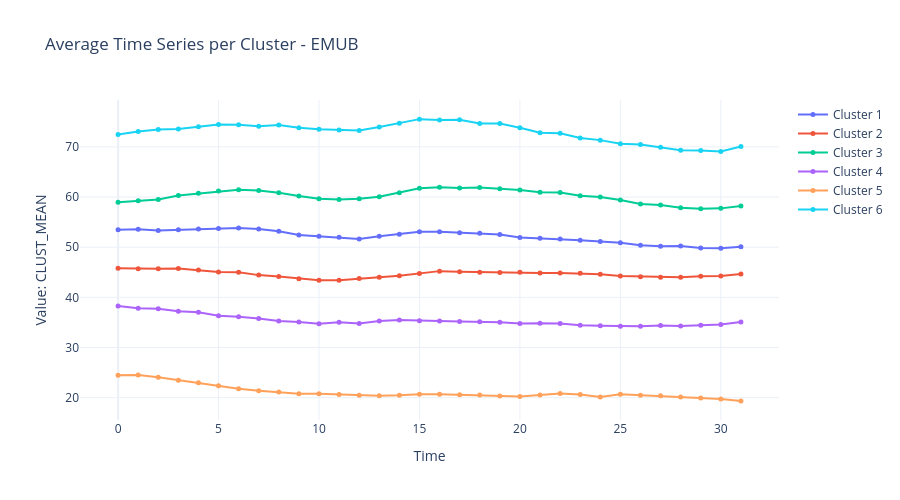
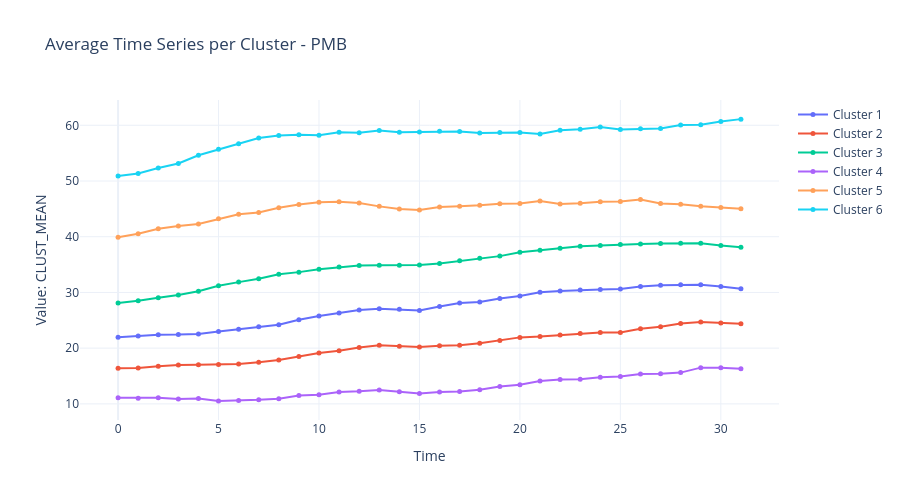
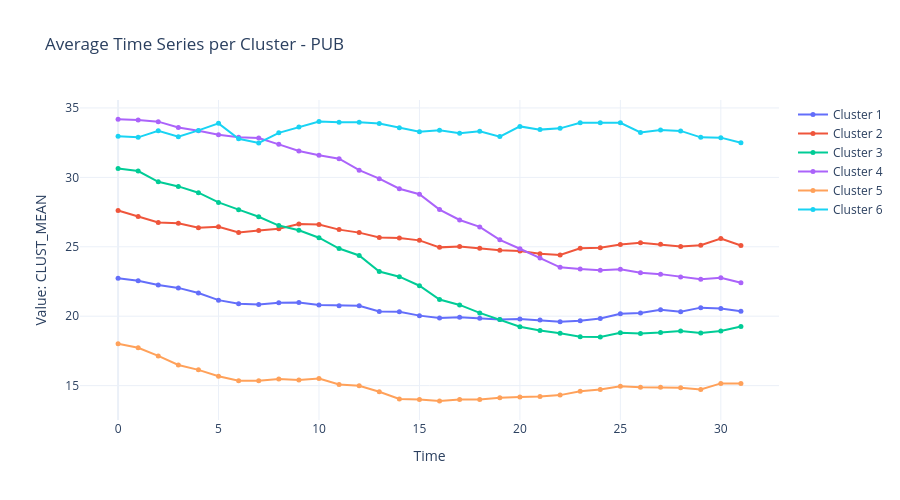
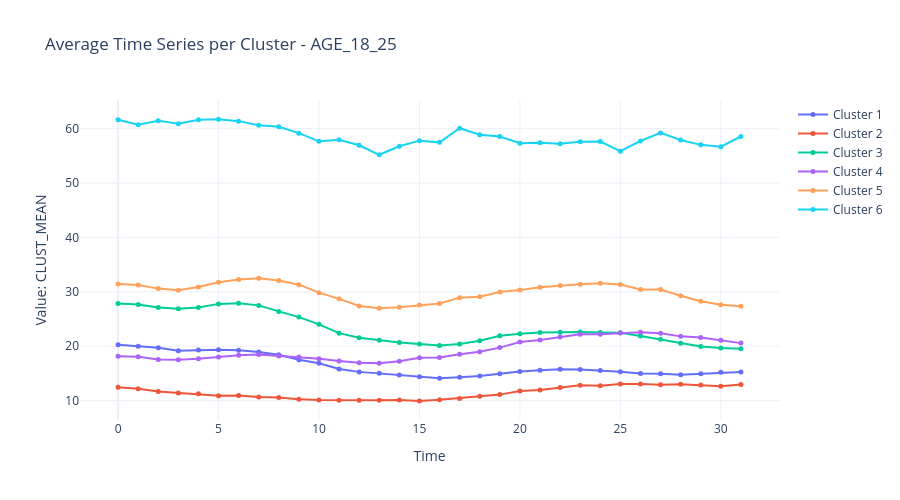

Write notebook code for charts like these, in order.
### Markdown cell above
## Generate all charts

### Code cell
# Create and display charts for all variables
for dbf_file in dbf_files:
    try:
        dbf_path = os.path.join(TIME_SERIES_CLUSTER_FOLDER, dbf_file)
        df = read_dbf(dbf_path)
        var_name = dbf_file.replace('TSC_', '').replace('_chart.dbf', '')
        
        fig = create_timeseries_chart(df, var_name)
        if fig:
            fig.show()
            print(f"✓ Chart created for {var_name}")
        else:
            print(f"✗ Could not create chart for {var_name}")
    
    except Exception as e:
        print(f"Error creating chart for {dbf_file}: {e}")

### Figure 1 — Plotly figure (JSON) as saved in the notebook; plotly's stock layout.template omitted (floating-point values rounded to 4 significant figures)
{"data": [{"line": {"width": 2}, "marker": {"size": 5}, "mode": "lines+markers", "name": "Cluster 1", "type": "scatter", "x": [0, 1, 2, 3, 4, 5, 6, 7, 8, 9, 10, 11, 12, 13, 14, 15, 16, 17, 18, 19, 20, 21, 22, 23, 24, 25, 26, 27, 28, 29, 30, 31], "y": [53.46, 53.57, 53.35, 53.49, 53.63, 53.73, 53.84, 53.63, 53.17, 52.43, 52.18, 52.0, 51.63, 52.19, 52.61, 53.07, 53.08, 52.88, 52.8, 52.55, 51.94, 51.81, 51.62, 51.41, 51.14, 50.87, 50.39, 50.2, 50.22, 49.85, 49.77, 50.09]}, {"line": {"width": 2}, "marker": {"size": 5}, "mode": "lines+markers", "name": "Cluster 2", "type": "scatter", "x": [0, 1, 2, 3, 4, 5, 6, 7, 8, 9, 10, 11, 12, 13, 14, 15, 16, 17, 18, 19, 20, 21, 22, 23, 24, 25, 26, 27, 28, 29, 30, 31], "y": [45.83, 45.71, 45.7, 45.76, 45.46, 45.07, 44.98, 44.43, 44.15, 43.72, 43.41, 43.42, 43.78, 43.99, 44.3, 44.77, 45.23, 45.1, 45.02, 44.94, 45.0, 44.84, 44.87, 44.78, 44.58, 44.25, 44.13, 44.02, 44.0, 44.19, 44.25, 44.66]}, {"line": {"width": 2}, "marker": {"size": 5}, "mode": "lines+markers", "name": "Cluster 3", "type": "scatter", "x": [0, 1, 2, 3, 4, 5, 6, 7, 8, 9, 10, 11, 12, 13, 14, 15, 16, 17, 18, 19, 20, 21, 22, 23, 24, 25, 26, 27, 28, 29, 30, 31], "y": [58.95, 59.25, 59.52, 60.33, 60.74, 61.19, 61.48, 61.3, 60.84, 60.2, 59.66, 59.53, 59.65, 60.06, 60.86, 61.77, 61.97, 61.82, 61.89, 61.67, 61.41, 60.97, 60.92, 60.26, 60.02, 59.42, 58.61, 58.43, 57.86, 57.68, 57.74, 58.22]}, {"line": {"width": 2}, "marker": {"size": 5}, "mode": "lines+markers", "name": "Cluster 4", "type": "scatter", "x": [0, 1, 2, 3, 4, 5, 6, 7, 8, 9, 10, 11, 12, 13, 14, 15, 16, 17, 18, 19, 20, 21, 22, 23, 24, 25, 26, 27, 28, 29, 30, 31], "y": [38.29, 37.81, 37.71, 37.22, 37.04, 36.33, 36.14, 35.8, 35.29, 35.09, 34.75, 35.03, 34.8, 35.3, 35.48, 35.32, 35.28, 35.18, 35.12, 35.03, 34.77, 34.85, 34.77, 34.42, 34.35, 34.22, 34.22, 34.39, 34.31, 34.46, 34.58, 35.09]}, {"line": {"width": 2}, "marker": {"size": 5}, "mode": "lines+markers", "name": "Cluster 5", "type": "scatter", "x": [0, 1, 2, 3, 4, 5, 6, 7, 8, 9, 10, 11, 12, 13, 14, 15, 16, 17, 18, 19, 20, 21, 22, 23, 24, 25, 26, 27, 28, 29, 30, 31], "y": [24.49, 24.5, 24.09, 23.49, 22.98, 22.35, 21.79, 21.39, 21.13, 20.8, 20.79, 20.62, 20.46, 20.39, 20.46, 20.7, 20.67, 20.57, 20.55, 20.33, 20.22, 20.51, 20.82, 20.62, 20.15, 20.66, 20.49, 20.38, 20.12, 19.94, 19.74, 19.36]}, {"line": {"width": 2}, "marker": {"size": 5}, "mode": "lines+markers", "name": "Cluster 6", "type": "scatter", "x": [0, 1, 2, 3, 4, 5, 6, 7, 8, 9, 10, 11, 12, 13, 14, 15, 16, 17, 18, 19, 20, 21, 22, 23, 24, 25, 26, 27, 28, 29, 30, 31], "y": [72.46, 73.07, 73.49, 73.59, 74.0, 74.46, 74.4, 74.12, 74.34, 73.82, 73.54, 73.36, 73.27, 73.98, 74.71, 75.54, 75.36, 75.39, 74.66, 74.65, 73.8, 72.84, 72.73, 71.76, 71.35, 70.62, 70.47, 69.91, 69.34, 69.27, 69.09, 70.09]}], "layout": {"font": {"size": 12}, "height": 500, "hovermode": "x unified", "title": {"text": "Average Time Series per Cluster - EMUB"}, "xaxis": {"title": {"text": "Time"}}, "yaxis": {"title": {"text": "Value: CLUST_MEAN"}}}}

### Figure 2 — Plotly figure (JSON) as saved in the notebook; plotly's stock layout.template omitted (floating-point values rounded to 4 significant figures)
{"data": [{"line": {"width": 2}, "marker": {"size": 5}, "mode": "lines+markers", "name": "Cluster 1", "type": "scatter", "x": [0, 1, 2, 3, 4, 5, 6, 7, 8, 9, 10, 11, 12, 13, 14, 15, 16, 17, 18, 19, 20, 21, 22, 23, 24, 25, 26, 27, 28, 29, 30, 31], "y": [21.97, 22.18, 22.42, 22.44, 22.55, 22.98, 23.39, 23.86, 24.19, 25.09, 25.77, 26.31, 26.86, 27.07, 26.97, 26.76, 27.47, 28.11, 28.28, 28.9, 29.37, 30.05, 30.28, 30.44, 30.52, 30.6, 31.05, 31.28, 31.39, 31.37, 31.07, 30.68]}, {"line": {"width": 2}, "marker": {"size": 5}, "mode": "lines+markers", "name": "Cluster 2", "type": "scatter", "x": [0, 1, 2, 3, 4, 5, 6, 7, 8, 9, 10, 11, 12, 13, 14, 15, 16, 17, 18, 19, 20, 21, 22, 23, 24, 25, 26, 27, 28, 29, 30, 31], "y": [16.39, 16.46, 16.76, 16.98, 17.01, 17.07, 17.15, 17.47, 17.87, 18.52, 19.15, 19.53, 20.1, 20.52, 20.35, 20.2, 20.43, 20.52, 20.88, 21.39, 21.93, 22.08, 22.36, 22.64, 22.81, 22.8, 23.49, 23.85, 24.44, 24.68, 24.51, 24.38]}, {"line": {"width": 2}, "marker": {"size": 5}, "mode": "lines+markers", "name": "Cluster 3", "type": "scatter", "x": [0, 1, 2, 3, 4, 5, 6, 7, 8, 9, 10, 11, 12, 13, 14, 15, 16, 17, 18, 19, 20, 21, 22, 23, 24, 25, 26, 27, 28, 29, 30, 31], "y": [28.09, 28.49, 29.05, 29.55, 30.23, 31.2, 31.85, 32.46, 33.28, 33.65, 34.15, 34.55, 34.82, 34.89, 34.88, 34.92, 35.2, 35.68, 36.16, 36.52, 37.22, 37.57, 37.93, 38.3, 38.4, 38.61, 38.7, 38.77, 38.85, 38.82, 38.41, 38.09]}, {"line": {"width": 2}, "marker": {"size": 5}, "mode": "lines+markers", "name": "Cluster 4", "type": "scatter", "x": [0, 1, 2, 3, 4, 5, 6, 7, 8, 9, 10, 11, 12, 13, 14, 15, 16, 17, 18, 19, 20, 21, 22, 23, 24, 25, 26, 27, 28, 29, 30, 31], "y": [11.09, 11.03, 11.08, 10.86, 10.96, 10.54, 10.59, 10.74, 10.94, 11.5, 11.64, 12.14, 12.26, 12.48, 12.19, 11.86, 12.11, 12.2, 12.52, 13.13, 13.41, 14.09, 14.35, 14.44, 14.77, 14.91, 15.38, 15.41, 15.61, 16.5, 16.48, 16.32]}, {"line": {"width": 2}, "marker": {"size": 5}, "mode": "lines+markers", "name": "Cluster 5", "type": "scatter", "x": [0, 1, 2, 3, 4, 5, 6, 7, 8, 9, 10, 11, 12, 13, 14, 15, 16, 17, 18, 19, 20, 21, 22, 23, 24, 25, 26, 27, 28, 29, 30, 31], "y": [39.91, 40.53, 41.43, 41.92, 42.28, 43.21, 44.04, 44.36, 45.22, 45.79, 46.21, 46.26, 46.03, 45.45, 44.98, 44.82, 45.35, 45.47, 45.63, 45.93, 45.97, 46.41, 45.89, 46.02, 46.3, 46.34, 46.69, 45.96, 45.84, 45.47, 45.23, 45.04]}, {"line": {"width": 2}, "marker": {"size": 5}, "mode": "lines+markers", "name": "Cluster 6", "type": "scatter", "x": [0, 1, 2, 3, 4, 5, 6, 7, 8, 9, 10, 11, 12, 13, 14, 15, 16, 17, 18, 19, 20, 21, 22, 23, 24, 25, 26, 27, 28, 29, 30, 31], "y": [50.91, 51.36, 52.32, 53.14, 54.61, 55.69, 56.7, 57.72, 58.17, 58.31, 58.22, 58.77, 58.67, 59.08, 58.77, 58.8, 58.91, 58.91, 58.61, 58.72, 58.73, 58.43, 59.1, 59.31, 59.68, 59.25, 59.39, 59.42, 60.06, 60.11, 60.66, 61.11]}], "layout": {"font": {"size": 12}, "height": 500, "hovermode": "x unified", "title": {"text": "Average Time Series per Cluster - PMB"}, "xaxis": {"title": {"text": "Time"}}, "yaxis": {"title": {"text": "Value: CLUST_MEAN"}}}}

### Figure 3 — Plotly figure (JSON) as saved in the notebook; plotly's stock layout.template omitted (floating-point values rounded to 4 significant figures)
{"data": [{"line": {"width": 2}, "marker": {"size": 5}, "mode": "lines+markers", "name": "Cluster 1", "type": "scatter", "x": [0, 1, 2, 3, 4, 5, 6, 7, 8, 9, 10, 11, 12, 13, 14, 15, 16, 17, 18, 19, 20, 21, 22, 23, 24, 25, 26, 27, 28, 29, 30, 31], "y": [22.73, 22.55, 22.26, 22.04, 21.67, 21.16, 20.89, 20.84, 20.97, 20.99, 20.8, 20.75, 20.75, 20.34, 20.31, 20.04, 19.87, 19.93, 19.86, 19.76, 19.8, 19.72, 19.6, 19.67, 19.83, 20.18, 20.23, 20.46, 20.32, 20.62, 20.56, 20.36]}, {"line": {"width": 2}, "marker": {"size": 5}, "mode": "lines+markers", "name": "Cluster 2", "type": "scatter", "x": [0, 1, 2, 3, 4, 5, 6, 7, 8, 9, 10, 11, 12, 13, 14, 15, 16, 17, 18, 19, 20, 21, 22, 23, 24, 25, 26, 27, 28, 29, 30, 31], "y": [27.61, 27.18, 26.75, 26.7, 26.37, 26.45, 26.03, 26.17, 26.3, 26.64, 26.61, 26.24, 26.02, 25.67, 25.63, 25.46, 24.96, 25.02, 24.89, 24.75, 24.69, 24.5, 24.41, 24.89, 24.94, 25.17, 25.29, 25.18, 25.02, 25.12, 25.59, 25.09]}, {"line": {"width": 2}, "marker": {"size": 5}, "mode": "lines+markers", "name": "Cluster 3", "type": "scatter", "x": [0, 1, 2, 3, 4, 5, 6, 7, 8, 9, 10, 11, 12, 13, 14, 15, 16, 17, 18, 19, 20, 21, 22, 23, 24, 25, 26, 27, 28, 29, 30, 31], "y": [30.64, 30.46, 29.68, 29.35, 28.9, 28.2, 27.67, 27.17, 26.53, 26.19, 25.65, 24.87, 24.38, 23.22, 22.85, 22.2, 21.2, 20.81, 20.24, 19.76, 19.25, 18.97, 18.77, 18.52, 18.5, 18.82, 18.76, 18.83, 18.93, 18.79, 18.94, 19.26]}, {"line": {"width": 2}, "marker": {"size": 5}, "mode": "lines+markers", "name": "Cluster 4", "type": "scatter", "x": [0, 1, 2, 3, 4, 5, 6, 7, 8, 9, 10, 11, 12, 13, 14, 15, 16, 17, 18, 19, 20, 21, 22, 23, 24, 25, 26, 27, 28, 29, 30, 31], "y": [34.2, 34.13, 34.01, 33.59, 33.36, 33.07, 32.9, 32.84, 32.38, 31.9, 31.6, 31.35, 30.52, 29.91, 29.18, 28.78, 27.68, 26.93, 26.43, 25.5, 24.86, 24.2, 23.52, 23.4, 23.32, 23.38, 23.12, 23.03, 22.83, 22.66, 22.78, 22.41]}, {"line": {"width": 2}, "marker": {"size": 5}, "mode": "lines+markers", "name": "Cluster 5", "type": "scatter", "x": [0, 1, 2, 3, 4, 5, 6, 7, 8, 9, 10, 11, 12, 13, 14, 15, 16, 17, 18, 19, 20, 21, 22, 23, 24, 25, 26, 27, 28, 29, 30, 31], "y": [18.02, 17.73, 17.14, 16.49, 16.14, 15.67, 15.35, 15.35, 15.47, 15.4, 15.51, 15.08, 14.99, 14.56, 14.04, 14.01, 13.9, 14.01, 14.01, 14.13, 14.19, 14.22, 14.32, 14.59, 14.73, 14.96, 14.88, 14.88, 14.84, 14.73, 15.16, 15.16]}, {"line": {"width": 2}, "marker": {"size": 5}, "mode": "lines+markers", "name": "Cluster 6", "type": "scatter", "x": [0, 1, 2, 3, 4, 5, 6, 7, 8, 9, 10, 11, 12, 13, 14, 15, 16, 17, 18, 19, 20, 21, 22, 23, 24, 25, 26, 27, 28, 29, 30, 31], "y": [32.97, 32.88, 33.35, 32.93, 33.38, 33.89, 32.78, 32.48, 33.21, 33.63, 34.02, 33.98, 33.97, 33.88, 33.58, 33.29, 33.4, 33.18, 33.31, 32.94, 33.67, 33.44, 33.53, 33.94, 33.94, 33.93, 33.24, 33.41, 33.35, 32.88, 32.86, 32.5]}], "layout": {"font": {"size": 12}, "height": 500, "hovermode": "x unified", "title": {"text": "Average Time Series per Cluster - PUB"}, "xaxis": {"title": {"text": "Time"}}, "yaxis": {"title": {"text": "Value: CLUST_MEAN"}}}}

### Figure 4 — Plotly figure (JSON) as saved in the notebook; plotly's stock layout.template omitted (floating-point values rounded to 4 significant figures)
{"data": [{"line": {"width": 2}, "marker": {"size": 5}, "mode": "lines+markers", "name": "Cluster 1", "type": "scatter", "x": [0, 1, 2, 3, 4, 5, 6, 7, 8, 9, 10, 11, 12, 13, 14, 15, 16, 17, 18, 19, 20, 21, 22, 23, 24, 25, 26, 27, 28, 29, 30, 31], "y": [20.25, 20.01, 19.69, 19.16, 19.32, 19.37, 19.25, 18.94, 18.42, 17.52, 16.86, 15.81, 15.28, 15.01, 14.7, 14.37, 14.13, 14.31, 14.53, 14.94, 15.34, 15.6, 15.75, 15.71, 15.51, 15.32, 14.98, 14.95, 14.77, 14.93, 15.2, 15.27]}, {"line": {"width": 2}, "marker": {"size": 5}, "mode": "lines+markers", "name": "Cluster 2", "type": "scatter", "x": [0, 1, 2, 3, 4, 5, 6, 7, 8, 9, 10, 11, 12, 13, 14, 15, 16, 17, 18, 19, 20, 21, 22, 23, 24, 25, 26, 27, 28, 29, 30, 31], "y": [12.47, 12.2, 11.68, 11.4, 11.26, 10.88, 10.93, 10.64, 10.55, 10.26, 10.12, 10.06, 10.04, 10.07, 10.09, 9.947, 10.14, 10.4, 10.78, 11.1, 11.78, 11.95, 12.43, 12.81, 12.74, 13.07, 13.04, 12.9, 13.0, 12.87, 12.62, 12.98]}, {"line": {"width": 2}, "marker": {"size": 5}, "mode": "lines+markers", "name": "Cluster 3", "type": "scatter", "x": [0, 1, 2, 3, 4, 5, 6, 7, 8, 9, 10, 11, 12, 13, 14, 15, 16, 17, 18, 19, 20, 21, 22, 23, 24, 25, 26, 27, 28, 29, 30, 31], "y": [27.85, 27.68, 27.1, 26.89, 27.1, 27.78, 27.9, 27.51, 26.4, 25.35, 24.02, 22.4, 21.55, 21.11, 20.67, 20.4, 20.14, 20.42, 21.01, 21.91, 22.28, 22.51, 22.56, 22.63, 22.51, 22.46, 21.88, 21.28, 20.54, 19.95, 19.66, 19.54]}, {"line": {"width": 2}, "marker": {"size": 5}, "mode": "lines+markers", "name": "Cluster 4", "type": "scatter", "x": [0, 1, 2, 3, 4, 5, 6, 7, 8, 9, 10, 11, 12, 13, 14, 15, 16, 17, 18, 19, 20, 21, 22, 23, 24, 25, 26, 27, 28, 29, 30, 31], "y": [18.17, 18.07, 17.56, 17.51, 17.7, 18.02, 18.32, 18.47, 18.2, 18.03, 17.71, 17.29, 16.94, 16.86, 17.24, 17.88, 17.9, 18.5, 18.97, 19.74, 20.77, 21.16, 21.67, 22.18, 22.19, 22.44, 22.56, 22.37, 21.81, 21.59, 21.09, 20.57]}, {"line": {"width": 2}, "marker": {"size": 5}, "mode": "lines+markers", "name": "Cluster 5", "type": "scatter", "x": [0, 1, 2, 3, 4, 5, 6, 7, 8, 9, 10, 11, 12, 13, 14, 15, 16, 17, 18, 19, 20, 21, 22, 23, 24, 25, 26, 27, 28, 29, 30, 31], "y": [31.43, 31.25, 30.59, 30.28, 30.87, 31.75, 32.25, 32.5, 32.07, 31.32, 29.85, 28.71, 27.4, 26.96, 27.17, 27.57, 27.87, 28.93, 29.1, 29.98, 30.31, 30.82, 31.15, 31.39, 31.59, 31.36, 30.43, 30.41, 29.26, 28.26, 27.62, 27.34]}, {"line": {"width": 2}, "marker": {"size": 5}, "mode": "lines+markers", "name": "Cluster 6", "type": "scatter", "x": [0, 1, 2, 3, 4, 5, 6, 7, 8, 9, 10, 11, 12, 13, 14, 15, 16, 17, 18, 19, 20, 21, 22, 23, 24, 25, 26, 27, 28, 29, 30, 31], "y": [61.64, 60.71, 61.45, 60.89, 61.63, 61.76, 61.39, 60.63, 60.35, 59.18, 57.67, 57.96, 56.95, 55.2, 56.77, 57.8, 57.48, 60.09, 58.88, 58.55, 57.34, 57.43, 57.22, 57.59, 57.64, 55.87, 57.73, 59.22, 57.91, 57.02, 56.69, 58.56]}], "layout": {"font": {"size": 12}, "height": 500, "hovermode": "x unified", "title": {"text": "Average Time Series per Cluster - AGE_18_25"}, "xaxis": {"title": {"text": "Time"}}, "yaxis": {"title": {"text": "Value: CLUST_MEAN"}}}}
